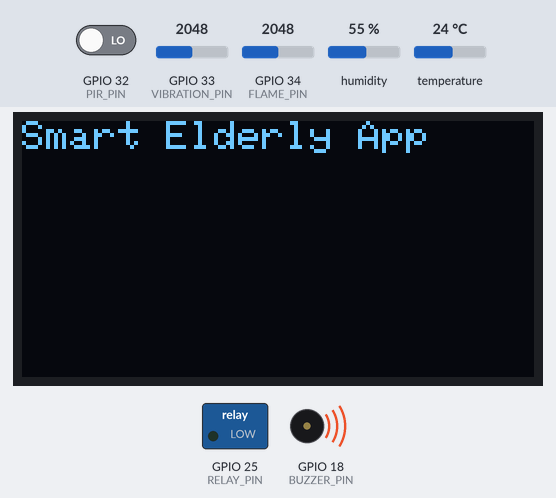
A sketch run on a simulated ESP32. On the bench: 128×64 one-colour display, switched loads named in the sketch (green lamp = pin HIGH), buzzer (waves = sounding, pin HIGH). The test bench sets the inputs (shaded band); at power-on: GPIO 32 (PIR_PIN) LOW, GPIO 34 (FLAME_PIN) = 2048, temperature 24 °C, humidity 55 %, GPIO 33 (VIBRATION_PIN) = 2048. WiFi joins after 1.5 s; servers stay silent unless stated; uploads are accepted with an empty reply; what the sketch prints to the serial monitor is not drawn.

Above: at 1.6 s.
At 3.6 s:
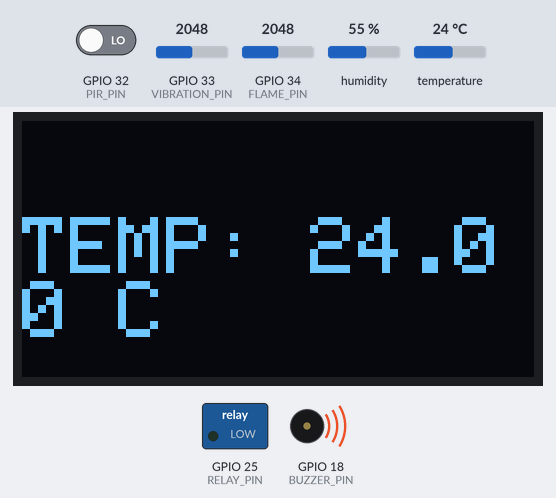
3.7 s: GPIO 32 (PIR_PIN) driven HIGH
At 9.6 s:
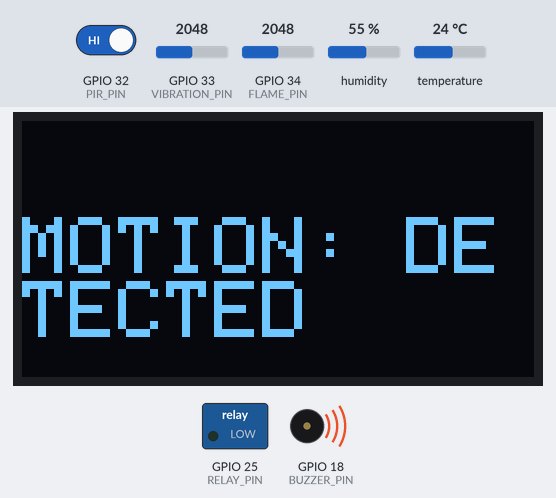
9.8 s: GPIO 34 (FLAME_PIN) set to 1562
15.9 s: GPIO 34 (FLAME_PIN) set to 1435
22.0 s: GPIO 32 (PIR_PIN) driven LOW
At 25.4 s:
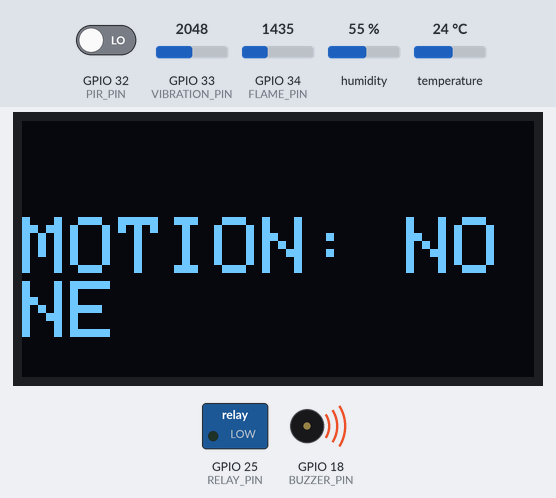
28.1 s: temperature set to 12 °C
At 34.1 s:
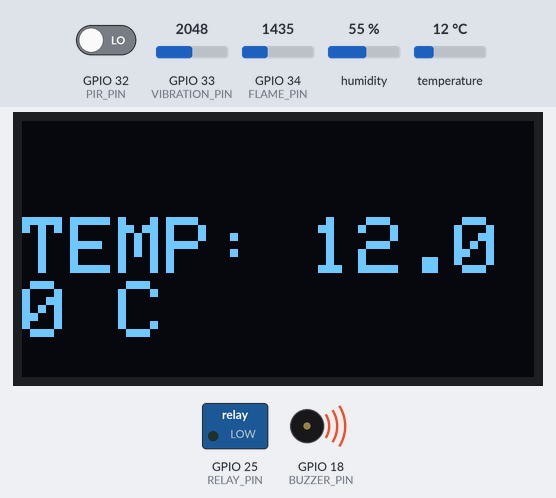
34.2 s: humidity set to 22 %
At 37.7 s:
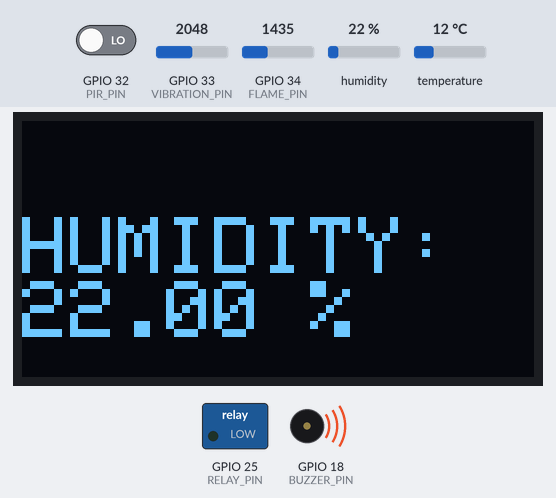
Timing chart, 0 to 39.2 s (numbered marks = the images above; inputs shaded):
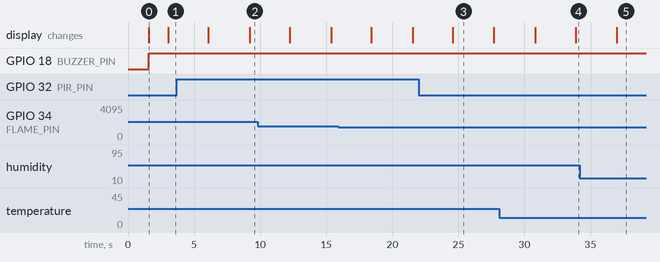

Measured:
- after the input at 3.7 s, the display: first differs from a run without the input after 5.5 s (image 2)
- after the input at 22.0 s, the display: changes after 2.6 s (image 3)
- what the display in image 0 shows lasts 1.4 s, from 1.6 s to 3.0 s
- what the display in image 3 shows lasts 3.1 s, from 24.6 s to 27.7 s

The sketch:

smart-elderly-app.ino
```cpp
#include <WiFi.h>
#include <HTTPClient.h>
#include <ArduinoJson.h>
#include "DHT.h"
#include <Wire.h>
#include <Adafruit_GFX.h>
#include <Adafruit_SSD1306.h>

// OLED display parameters
#define SCREEN_WIDTH 128
#define SCREEN_HEIGHT 64
#define OLED_RESET -1
#define SCREEN_ADDRESS 0x3C

Adafruit_SSD1306 display(SCREEN_WIDTH, SCREEN_HEIGHT, &Wire, OLED_RESET);

// WiFi credentials
const char* ssid = "hfsha";
const char* password = "12345678";

// API configuration
const char* serverUrl = "https://humancc.site/shahidatulhidayah/smart-elderly-app/api/sensor/data.php";
const char* deviceId = "ELDERLY_MONITOR_001"; // Unique device ID

// Sensor pins
#define DHTPIN 4
#define DHTTYPE DHT11
#define PIR_PIN 32
#define VIBRATION_PIN 33
#define FLAME_PIN 34
#define BUZZER_PIN 18
#define RELAY_PIN 25

// Sensor thresholds
#define VIBRATION_THRESHOLD 2000
#define FLAME_THRESHOLD 1500

// Variables
DHT dht(DHTPIN, DHTTYPE);
bool motionDetected = false;
bool fallDetected = false;
bool fireDetected = false;
float temperature = 0;
float humidity = 0;
unsigned long lastUploadTime = 0;
const unsigned long uploadInterval = 10000; // 10 seconds

// --- Sticky alert variables ---
unsigned long fallDetectedUntil = 0;
unsigned long fireDetectedUntil = 0;
const unsigned long alertStickyDuration = 30000; // 30 seconds

// --- Relay polling variables ---
bool relayState = false; // Current relay state from backend
unsigned long lastRelayPollTime = 0;
const unsigned long relayPollInterval = 5000; // 5 seconds

// --- Emergency trigger state ---
static bool emergencyTriggered = false;

void setup() {
  Serial.begin(115200);

  // Initialize sensors
  pinMode(PIR_PIN, INPUT);
  pinMode(VIBRATION_PIN, INPUT);
  pinMode(FLAME_PIN, INPUT);
  pinMode(BUZZER_PIN, OUTPUT);
  pinMode(RELAY_PIN, OUTPUT);
  digitalWrite(BUZZER_PIN, LOW);
  digitalWrite(RELAY_PIN, LOW);

  dht.begin();

  // Connect to WiFi
  WiFi.begin(ssid, password);
  Serial.println("Connecting to WiFi...");
  while (WiFi.status() != WL_CONNECTED) {
    delay(500);
    Serial.print(".");
  }
  Serial.println("");
  Serial.println("WiFi connected");
  Serial.println("IP address: ");
  Serial.println(WiFi.localIP());

  // Initialize OLED display
  if(!display.begin(SSD1306_SWITCHCAPVCC, SCREEN_ADDRESS)) {
    Serial.println(F("SSD1306 allocation failed"));
    for(;;);
  }
  display.clearDisplay();
  display.setTextSize(1);
  display.setTextColor(SSD1306_WHITE);
  display.setCursor(0,0);
  display.println("Smart Elderly App");
  display.display();
}

void loop() {
  // Read sensors
  readSensors();

  // // --- Emergency triggers relay ON (local and backend), only once per event ---
  // if ((fireDetected || fallDetected) && !emergencyTriggered) {
  //   digitalWrite(RELAY_PIN, HIGH); // Local relay ON immediately
  //   sendRelayCommand(true);        // Inform backend/app
  //   relayState = true;             // Update local state
  //   emergencyTriggered = true;
  //   Serial.println("Emergency detected: Relay ON (local + backend)");
  // }

  // // Reset trigger when emergency is cleared
  // if (!fireDetected && !fallDetected && emergencyTriggered) {
  //   emergencyTriggered = false;
  // }

  // Send data to server periodically
  if (millis() - lastUploadTime >= uploadInterval) {
    sendSensorData();
    lastUploadTime = millis();
  }

  // --- Poll relay state from backend periodically ---
  if (millis() - lastRelayPollTime >= relayPollInterval) {
    relayState = fetchRelayState();
    lastRelayPollTime = millis();
    // Set relay according to backend state
    digitalWrite(RELAY_PIN, relayState ? HIGH : LOW);
    Serial.print("Relay state from backend: ");
    Serial.println(relayState ? "ON" : "OFF");
  }

  // --- Buzzer logic: only ON if fire or fall detected ---
  if (fireDetected || fallDetected) {
    digitalWrite(BUZZER_PIN, HIGH);
  } else {
    digitalWrite(BUZZER_PIN, LOW);
  }

  // Update OLED display periodically (non-blocking)
  static int oledDisplayState = 0; // 0: Temp, 1: Humidity, 2: Motion, 3: Fall, 4: Fire
  static unsigned long lastOLEDUpdate = 0;
  const unsigned long oledDisplayDuration = 3000; // Display each screen for 3 seconds

  if (millis() - lastOLEDUpdate >= oledDisplayDuration) {
    display.clearDisplay();
    display.setTextSize(2);
    display.setTextColor(SSD1306_WHITE);

    switch (oledDisplayState) {
      case 0:
        display.setCursor(0, 24);
        display.print("TEMP: ");
        display.print(temperature);
        display.println(" C");
        break;
      case 1:
        display.setCursor(0, 24);
        display.print("HUMIDITY: ");
        display.print(humidity);
        display.println(" %");
        break;
      case 2:
        display.setCursor(0, 24);
        display.print("MOTION: ");
        display.println(motionDetected ? "DETECTED" : "NONE");
        break;
      case 3:
        display.setCursor(0, 24);
        display.print("FALL: ");
        display.println(fallDetected ? "DETECTED" : "NONE");
        break;
      case 4:
        display.setCursor(0, 24);
        display.print("FIRE: ");
        display.println(fireDetected ? "DETECTED" : "NONE");
        break;
    }
    display.display();

    oledDisplayState++;
    if (oledDisplayState > 4) {
      oledDisplayState = 0;
    }
    lastOLEDUpdate = millis();
  }

  delay(100); // Small delay to allow other tasks/ESP32 core to run
}

// --- New function: Poll relay state from backend ---
bool fetchRelayState() {
  if (WiFi.status() == WL_CONNECTED) {
    HTTPClient http;
    String url = "https://humancc.site/shahidatulhidayah/smart-elderly-app/api/device/relay_state.php?device_id=" + String(deviceId);
    http.begin(url);
    int httpResponseCode = http.GET();
    if (httpResponseCode == 200) {
      String response = http.getString();
      DynamicJsonDocument doc(128);
      DeserializationError error = deserializeJson(doc, response);
      if (!error) {
        bool relayOn = doc["relay_on"];
        http.end();
        return relayOn;
      }
    }
    http.end();
  }
  return false; // Default to OFF if error
}

// --- New function: Send relay command to backend ---
void sendRelayCommand(bool on) {
  if (WiFi.status() == WL_CONNECTED) {
    HTTPClient http;
    String url = "https://humancc.site/shahidatulhidayah/smart-elderly-app/api/device/command.php";
    http.begin(url);
    http.addHeader("Content-Type", "application/json");
    DynamicJsonDocument doc(128);
    doc["device_id"] = deviceId;
    doc["command_type"] = "relay";
    doc["command_value"] = on ? 1 : 0;
    String payload;
    serializeJson(doc, payload);
    int httpResponseCode = http.POST(payload);
    http.end();
    Serial.print("Sent relay command to backend: ");
    Serial.println(on ? "ON" : "OFF");
  }
}

// --- Updated readSensors() with sticky alert logic ---
void readSensors() {
  // Read PIR sensor
  motionDetected = digitalRead(PIR_PIN) == HIGH;

  // Read vibration sensor
  int vibrationValue = analogRead(VIBRATION_PIN);
  if (vibrationValue > VIBRATION_THRESHOLD) {
    fallDetectedUntil = millis() + alertStickyDuration;
  }
  fallDetected = millis() < fallDetectedUntil;

  // Read flame sensor
  int flameValue = analogRead(FLAME_PIN);
  if (flameValue < FLAME_THRESHOLD) { // Lower value means closer to flame
    fireDetectedUntil = millis() + alertStickyDuration;
  }
  fireDetected = millis() < fireDetectedUntil;

  // Read DHT11 sensor
  temperature = dht.readTemperature();
  humidity = dht.readHumidity();

  // Check if any reads failed
  if (isnan(temperature) || isnan(humidity)) {
    Serial.println("Failed to read from DHT sensor!");
    temperature = 0;
    humidity = 0;
  }

  // Print sensor values for debugging
  Serial.print("Motion: ");
  Serial.print(motionDetected ? "Detected" : "No motion");
  Serial.print(" | Vibration: ");
  Serial.print(vibrationValue);
  Serial.print(" | Flame: ");
  Serial.print(flameValue);
  Serial.print(" | Temp: ");
  Serial.print(temperature);
  Serial.print("°C | Humidity: ");
  Serial.print(humidity);
  Serial.println("%");
}

void checkEmergencies() {
  // Buzzer logic is now handled in loop()
  // Relay is controlled by backend/app and emergency trigger
}

void sendSensorData() {
  if (WiFi.status() == WL_CONNECTED) {
    HTTPClient http;

    http.begin(serverUrl);
    http.addHeader("Content-Type", "application/json");

    // Create JSON payload
    DynamicJsonDocument doc(256);
    doc["device_id"] = deviceId;
    doc["temperature"] = temperature;
    doc["humidity"] = humidity;
    doc["motion"] = motionDetected;
    doc["fall_detected"] = fallDetected;
    doc["fire_detected"] = fireDetected;

    String payload;
    serializeJson(doc, payload);

    Serial.println("Sending data to server...");
    Serial.println(payload);

    // Send HTTP POST request
    int httpResponseCode = http.POST(payload);

    if (httpResponseCode > 0) {
      String response = http.getString();
      Serial.print("HTTP Response code: ");
      Serial.println(httpResponseCode);
      Serial.print("Response: ");
      Serial.println(response);
    } else {
      Serial.print("Error code: ");
      Serial.println(httpResponseCode);
    }

    http.end();
  } else {
    Serial.println("WiFi Disconnected");
  }
}
```
